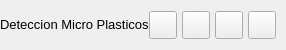
           <widget class="QFrame" name="contentTopBg">
            <property name="minimumSize">
             <size>
              <width>0</width>
              <height>50</height>
             </size>
            </property>
            <property name="maximumSize">
             <size>
              <width>16777215</width>
              <height>50</height>
             </size>
            </property>
            <property name="frameShape">
             <enum>QFrame::NoFrame</enum>
            </property>
            <property name="frameShadow">
             <enum>QFrame::Raised</enum>
            </property>
            <layout class="QHBoxLayout" name="horizontalLayout">
             <property name="spacing">
              <number>0</number>
             </property>
             <property name="leftMargin">
              <number>0</number>
             </property>
             <property name="topMargin">
              <number>0</number>
             </property>
             <property name="rightMargin">
              <number>10</number>
             </property>
             <property name="bottomMargin">
              <number>0</number>
             </property>
             <item>
              <widget class="QFrame" name="leftBox">
               <property name="sizePolicy">
                <sizepolicy hsizetype="Expanding" vsizetype="Preferred">
                 <horstretch>0</horstretch>
                 <verstretch>0</verstretch>
                </sizepolicy>
               </property>
               <property name="frameShape">
                <enum>QFrame::NoFrame</enum>
               </property>
               <property name="frameShadow">
                <enum>QFrame::Raised</enum>
               </property>
               <layout class="QHBoxLayout" name="horizontalLayout_3">
                <property name="spacing">
                 <number>0</number>
                </property>
                <property name="leftMargin">
                 <number>0</number>
                </property>
                <property name="topMargin">
                 <number>0</number>
                </property>
                <property name="rightMargin">
                 <number>0</number>
                </property>
                <property name="bottomMargin">
                 <number>0</number>
                </property>
                <item>
                 <widget class="QLabel" name="titleRightInfo">
                  <property name="sizePolicy">
                   <sizepolicy hsizetype="Preferred" vsizetype="Expanding">
                    <horstretch>0</horstretch>
                    <verstretch>0</verstretch>
                   </sizepolicy>
                  </property>
                  <property name="maximumSize">
                   <size>
                    <width>16777215</width>
                    <height>45</height>
                   </size>
                  </property>
                  <property name="font">
                   <font>
                    <family>Segoe UI</family>
                    <pointsize>10</pointsize>
                    <weight>50</weight>
                    <italic>false</italic>
                    <bold>false</bold>
                   </font>
                  </property>
                  <property name="text">
                   <string>Deteccion Micro Plasticos</string>
                  </property>
                  <property name="alignment">
                   <set>Qt::AlignLeading|Qt::AlignLeft|Qt::AlignVCenter</set>
                  </property>
                 </widget>
                </item>
               </layout>
              </widget>
             </item>
             <item alignment="Qt::AlignRight">
              <widget class="QFrame" name="rightButtons">
               <property name="minimumSize">
                <size>
                 <width>0</width>
                 <height>28</height>
                </size>
               </property>
               <property name="frameShape">
                <enum>QFrame::NoFrame</enum>
               </property>
               <property name="frameShadow">
                <enum>QFrame::Raised</enum>
               </property>
               <layout class="QHBoxLayout" name="horizontalLayout_2">
                <property name="spacing">
                 <number>5</number>
                </property>
                <property name="leftMargin">
                 <number>0</number>
                </property>
                <property name="topMargin">
                 <number>0</number>
                </property>
                <property name="rightMargin">
                 <number>0</number>
                </property>
                <property name="bottomMargin">
                 <number>0</number>
                </property>
                <item>
                 <widget class="QPushButton" name="settingsTopBtn">
                  <property name="minimumSize">
                   <size>
                    <width>28</width>
                    <height>28</height>
                   </size>
                  </property>
                  <property name="maximumSize">
                   <size>
                    <width>28</width>
                    <height>28</height>
                   </size>
                  </property>
                  <property name="cursor">
                   <cursorShape>PointingHandCursor</cursorShape>
                  </property>
                  <property name="toolTip">
                   <string>Settings</string>
                  </property>
                  <property name="text">
                   <string/>
                  </property>
                  <property name="icon">
                   <iconset resource="resources.qrc">
                    <normaloff>:/icons/images/icons/icon_settings.png</normaloff>:/icons/images/icons/icon_settings.png</iconset>
                  </property>
                  <property name="iconSize">
                   <size>
                    <width>20</width>
                    <height>20</height>
                   </size>
                  </property>
                 </widget>
                </item>
                <item>
                 <widget class="QPushButton" name="minimizeAppBtn">
                  <property name="minimumSize">
                   <size>
                    <width>28</width>
                    <height>28</height>
                   </size>
                  </property>
                  <property name="maximumSize">
                   <size>
                    <width>28</width>
                    <height>28</height>
                   </size>
                  </property>
                  <property name="cursor">
                   <cursorShape>PointingHandCursor</cursorShape>
                  </property>
                  <property name="toolTip">
                   <string>Minimize</string>
                  </property>
                  <property name="text">
                   <string/>
                  </property>
                  <property name="icon">
                   <iconset resource="resources.qrc">
                    <normaloff>:/icons/images/icons/icon_minimize.png</normaloff>:/icons/images/icons/icon_minimize.png</iconset>
                  </property>
                  <property name="iconSize">
                   <size>
                    <width>20</width>
                    <height>20</height>
                   </size>
                  </property>
                 </widget>
                </item>
                <item>
                 <widget class="QPushButton" name="maximizeRestoreAppBtn">
                  <property name="minimumSize">
                   <size>
                    <width>28</width>
                    <height>28</height>
                   </size>
                  </property>
                  <property name="maximumSize">
                   <size>
                    <width>28</width>
                    <height>28</height>
                   </size>
                  </property>
                  <property name="font">
                   <font>
                    <family>Segoe UI</family>
                    <pointsize>10</pointsize>
                    <weight>50</weight>
                    <italic>false</italic>
                    <bold>false</bold>
                    <stylestrategy>PreferDefault</stylestrategy>
                   </font>
                  </property>
                  <property name="cursor">
                   <cursorShape>PointingHandCursor</cursorShape>
                  </property>
                  <property name="toolTip">
                   <string>Maximize</string>
                  </property>
                  <property name="text">
                   <string/>
                  </property>
                  <property name="icon">
                   <iconset resource="resources.qrc">
                    <normaloff>:/icons/images/icons/icon_maximize.png</normaloff>:/icons/images/icons/icon_maximize.png</iconset>
                  </property>
                  <property name="iconSize">
                   <size>
                    <width>20</width>
                    <height>20</height>
                   </size>
                  </property>
                 </widget>
                </item>
                <item>
                 <widget class="QPushButton" name="closeAppBtn">
                  <property name="minimumSize">
                   <size>
                    <width>28</width>
                    <height>28</height>
                   </size>
                  </property>
                  <property name="maximumSize">
                   <size>
                    <width>28</width>
                    <height>28</height>
                   </size>
                  </property>
                  <property name="cursor">
                   <cursorShape>PointingHandCursor</cursorShape>
                  </property>
                  <property name="toolTip">
                   <string>Close</string>
                  </property>
                  <property name="text">
                   <string/>
                  </property>
                  <property name="icon">
                   <iconset resource="resources.qrc">
                    <normaloff>:/icons/images/icons/icon_close.png</normaloff>:/icons/images/icons/icon_close.png</iconset>
                  </property>
                  <property name="iconSize">
                   <size>
                    <width>20</width>
                    <height>20</height>
                   </size>
                  </property>
                 </widget>
                </item>
               </layout>
              </widget>
             </item>
            </layout>
           </widget>
